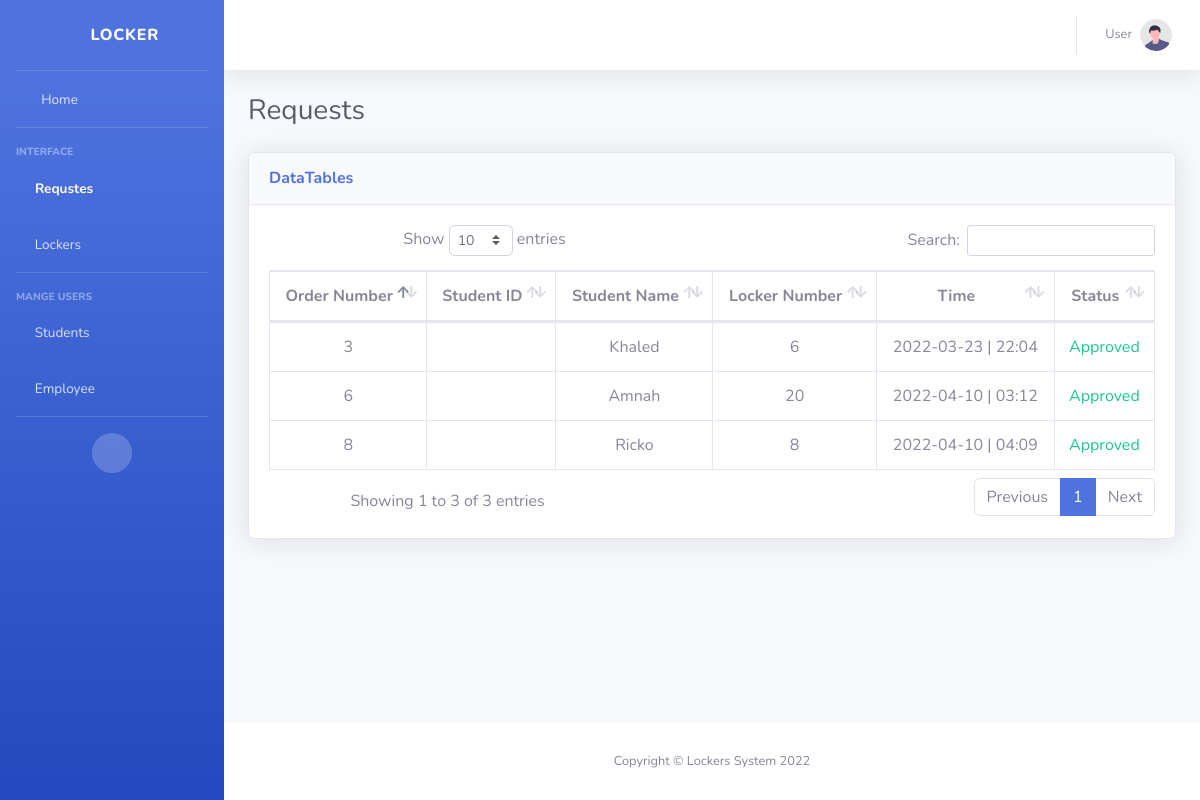
Page /app/dashboard/requstes.php (signed in) on the earlier database version.
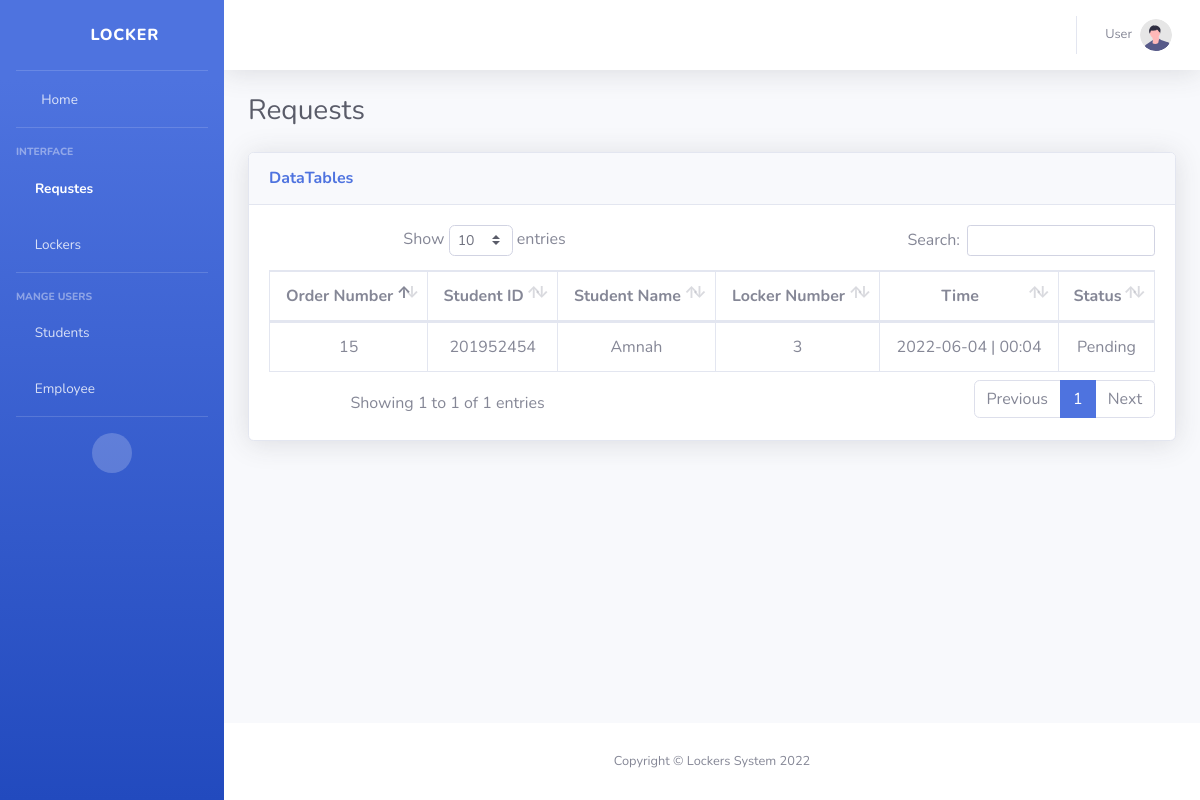
Same page on the later database version.
### tables this page shows
CREATE TABLE `booking` (
  `id` int(11) NOT NULL,
  `student_id` int(11) NOT NULL,
  `locker_id` int(11) NOT NULL,
  `employee_id` int(11) DEFAULT NULL,
  `approved` varchar(25) DEFAULT 'Pending',
  `time_on` int(25) NOT NULL
);

CREATE TABLE `students` (
  `id` int(11) NOT NULL,
  `name` varchar(225) NOT NULL,
  `phone_number` varchar(225) NOT NULL,
  `student_id` varchar(225) NOT NULL,
  `password` varchar(225) NOT NULL
);

### app/dashboard/requstes.php (the view, shortened to what this page needs)
<?php
include "../inc/conf.php";
function finduserbyid($id){
    global $conn;
    $stuent = $conn->query("SELECT * FROM `students` where id = $id")->fetch();
    if(!empty($stuent)):
        return $stuent['name'];
    else:
        return "Unknown";
    endif;
}
function findsidbyid($id){
    global $conn;
    $stuent = $conn->query("SELECT * FROM `students` where id = $id")->fetch();
    if(!empty($stuent)):
        return $stuent['student_id'];
    else:
        return "Unknown";
    endif;
}
function status($arg){
    if($arg == "Approve"){
        return  "<span class='text-success'>Approved</span>";
    }else{
        return "<span class='text-secondary'>Pending</span>";
    }
}
$booking = $conn->query("SELECT * FROM `booking`")->fetchAll();
?>
<!DOCTYPE html>
<html lang="en">
<head>
    <link href="vendor/fontawesome-free/css/all.min.css" rel="stylesheet" type="text/css">
    <link href="css/sb-admin-2.min.css" rel="stylesheet">
    <link href="vendor/datatables/dataTables.bootstrap4.min.css" rel="stylesheet">
</head>
<body id="page-top">
    <div id="wrapper">
        <?php include "header.php" ?>
        <div id="content-wrapper" class="d-flex flex-column">
            <div id="content">
                <nav class="navbar navbar-expand navbar-light bg-white topbar mb-4 static-top shadow">
                    <ul class="navbar-nav ml-auto">
                        <li class="nav-item dropdown no-arrow">
                            <a class="nav-link dropdown-toggle" href="#" id="userDropdown" role="button"
                                data-toggle="dropdown" aria-haspopup="true" aria-expanded="false">
                                <span class="mr-2 d-none d-lg-inline text-gray-600 small">User</span>
                                <img class="img-profile rounded-circle"
                                    src="img/undraw_profile.svg">
                            </a>
                        </li>
                    </ul>
                </nav>
                <div class="container-fluid">
                    <div class="d-sm-flex align-items-center justify-content-between mb-4">
                        <h1 class="h3 mb-0 text-gray-800">Requests</h1>
                    </div>
            <div class="card shadow mb-4">
            <div class="card-header py-3">
              <h6 class="m-0 font-weight-bold text-primary">DataTables</h6>
            </div>
            <div class="card-body">
              <div class="table-responsive text-center" >
                <table class="table table-bordered" id="dataTable" width="100%" cellspacing="0">
                  <thead>
                    <tr>
                      <th>Order Number</th>
                      <th>Student ID</th>
                      <th>Student Name</th>
                      <th>Locker Number</th>
                      <th>Time</th>
                      <th>Status</th>
                    </tr>
                  </thead>
                  <tbody>
                      <?php
                      $i=1;
                      foreach($booking as $val):
                      ?>
                    <tr>
                      <td><?=$val['id']?></td>
                      <td><?=findsidbyid($val['student_id'])?></td>
                      <td><?=finduserbyid($val['student_id'])?></td>
                      <td><?=$val['locker_id']?></td>
                      <td><?=date('Y-m-d | H:i', $val['time_on'])?></td>
                      <td><?=status($val['approved'])?></td>
                    </tr>
                    <?php $i++; endforeach; ?>
                  </tbody>
                </table>
              </div>
            </div>
          </div>
                </div>
            </div>
            <footer class="sticky-footer bg-white">
                <div class="container my-auto">
                    <div class="copyright text-center my-auto">
                        <span>Copyright &copy; Lockers System 2022</span>
                    </div>
                </div>
            </footer>
        </div>
    </div>
</body>
</html>

### app/dashboard/header.php (shortened to what this page needs)
<?php
 $path = parse_url($_SERVER['REQUEST_URI'], PHP_URL_PATH);
 $pagename = basename($path, ".php");
?>
 <ul class="navbar-nav bg-gradient-primary sidebar sidebar-dark accordion" id="accordionSidebar">
     <a class="sidebar-brand d-flex align-items-center justify-content-center" href="index.php">
         <div class="sidebar-brand-icon">
         <i class="fas fa-door-closed"></i>
         </div>
         <div class="sidebar-brand-text mx-3">Locker</div>
     </a>
     <hr class="sidebar-divider my-0">
     <li class="nav-item <?php if($pagename == 'index'){echo 'active';} ?>">
         <a class="nav-link" href="index.php">
             <i class="fas fa-fw fa-tachometer-alt"></i>
             <span>Home</span></a>
     </li>
     <hr class="sidebar-divider">
     <div class="sidebar-heading">
         Interface
     </div>
     <li class="nav-item <?php if($pagename == 'requstes'){echo 'active';} ?>">
         <a class="nav-link" href="requstes.php">
             <i class="fas fa-archive"></i>
             <span>Requstes</span></a>
     </li>
     <li class="nav-item <?php if($pagename == 'locker'){echo 'active';} ?>">
         <a class="nav-link" href="locker.php">
             <i class="fas fa-door-closed"></i>
             <span>Lockers</span></a>
     </li>
     <hr class="sidebar-divider">
     <div class="sidebar-heading">
         Mange Users
     </div>
     <li class="nav-item <?php if($pagename == 'students'){echo 'active';} ?>">
         <a class="nav-link" href="students.php">
             <i class="fas fa-users"></i>
             <span>Students</span></a>
     </li>
     <li class="nav-item <?php if($pagename == 'employee'){echo 'active';} ?>">
         <a class="nav-link" href="employee.php">
             <i class="fas fa-user-tie"></i>
             <span>Employee</span></a>
     </li>
     <hr class="sidebar-divider d-none d-md-block">
     <div class="text-center d-none d-md-inline">
         <button class="rounded-circle border-0" id="sidebarToggle"></button>
     </div>
 </ul>

Differences in the rows shown:
removed booking: id "3", student.name "Khaled", locker "6", time_on "2022-03-23 | 22:04", approved "Approved"
removed booking: id "6", student.name "Amnah", locker "20", time_on "2022-04-10 | 03:12", approved "Approved"
removed booking: id "8", student.name "Ricko", locker "8", time_on "2022-04-10 | 04:09", approved "Approved"
added booking: id "15", student.student_id "201952454", student.name "Amnah", locker "3", time_on "2022-06-04 | 00:04", approved "Pending"
Other differences:
text written by a page script: "Show entries Search: Showing 1 to 3 of 3 entries Previous 1 Next" → "Show entries Search: Showing 1 to 1 of 1 entries Previous 1 Next"
